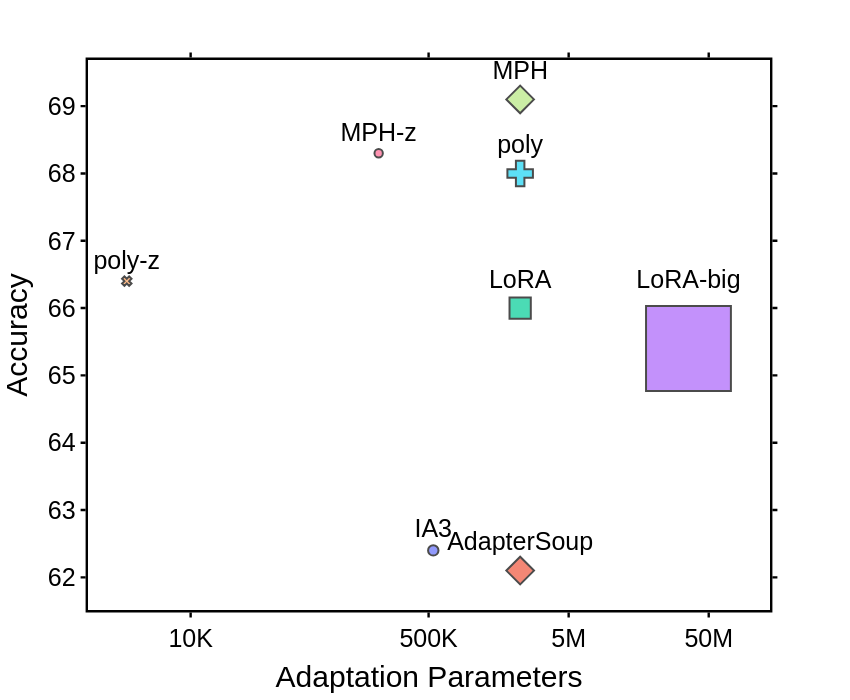

Write notebook code for a chart like this one.
### Markdown cell above
# out final results

### Code cell
import plotly.express as px


fig = px.scatter(x=x, y=y, 
                 text=name_text, log_x=True, labels = name_text, 
                 size = size,symbol=marker_symbol_list,
                 color=name_text, size_max=60,
                 )





fig.update_traces(textposition='top center',marker_line_width=2,marker_line_color="black")

fig.update_layout(
    height=800,
    # title_text='GDP and Life Expectancy (Americas, 2007)'
)

fig.update_layout(showlegend=False)


fig.update_layout(
    xaxis = dict(
        tickmode = 'array',
        tickvals = [10, 500, 5000, 50000],
        ticktext = ['10K', '500K', '5M', "50M"],
        # showgrid=True,
    ),
    # yaxis=dict(showgrid=False)
    # fig.update_layout(xaxis=dict(showgrid=False),
    #           yaxis=dict(showgrid=False)
)

font_dict=dict(family='Arial',
               size=25,
               color='black'
               )


# general figure formatting
fig.update_layout(
                    font=font_dict ,
                  plot_bgcolor='white',  # background color
                  width=850,  # figure width
                  height=700,  # figure height
                #   margin=dict(r=20,t=20,b=10)  # remove white space ,
     
            )
fig.update_yaxes(
                title_text='Accuracy',  # axis label
                 showline=True,  # add line at x=0
                 linecolor='black',  # line color
                 linewidth=2.4, # line size
                 ticks='outside',  # ticks outside axis
                 tickfont=font_dict, # tick label font
                 mirror='allticks',  # add ticks to top/right axes
                 tickwidth=2.4,  # tick width
                 tickcolor='black',  # tick color
                 )
fig.update_xaxes(title_text='Adaptation Parameters',
                 showline=True,
                #  showticklabels=True,
                 linecolor='black',
                 linewidth=2.4,
                 ticks='outside',
                 tickfont=font_dict,
                 mirror='allticks',
                 tickwidth=2.4,
                 tickcolor='black',
                 )
# fig.update_layout(plot_bgcolor="white")
fig.show()

### Figure 1 — Plotly figure (JSON) as saved in the notebook; plotly's stock layout.template omitted (floating-point values rounded to 4 significant figures)
{"data": [{"hovertemplate": "color=IA3<br>symbol=circle<br>x=%{x}<br>y=%{y}<br>size=%{marker.size}<br>text=%{text}<extra></extra>", "legendgroup": "IA3, circle", "marker": {"color": "#636efa", "line": {"color": "black", "width": 2}, "size": [540], "sizemode": "area", "sizeref": 9.956, "symbol": "circle"}, "mode": "markers+text", "name": "IA3, circle", "orientation": "v", "showlegend": true, "text": ["IA3"], "textposition": "top center", "type": "scatter", "x": [540], "xaxis": "x", "y": [62.4], "yaxis": "y"}, {"hovertemplate": "color=AdapterSoup<br>symbol=square<br>x=%{x}<br>y=%{y}<br>size=%{marker.size}<br>text=%{text}<extra></extra>", "legendgroup": "AdapterSoup, square", "marker": {"color": "#EF553B", "line": {"color": "black", "width": 2}, "size": [2253.0], "sizemode": "area", "sizeref": 9.956, "symbol": "diamond"}, "mode": "markers+text", "name": "AdapterSoup, square", "orientation": "v", "showlegend": true, "text": ["AdapterSoup"], "textposition": "top center", "type": "scatter", "x": [2253.0], "xaxis": "x", "y": [62.1], "yaxis": "y"}, {"hovertemplate": "color=LoRA<br>symbol=diamond<br>x=%{x}<br>y=%{y}<br>size=%{marker.size}<br>text=%{text}<extra></extra>", "legendgroup": "LoRA, diamond", "marker": {"color": "#00cc96", "line": {"color": "black", "width": 2}, "size": [2253.0], "sizemode": "area", "sizeref": 9.956, "symbol": "square"}, "mode": "markers+text", "name": "LoRA, diamond", "orientation": "v", "showlegend": true, "text": ["LoRA"], "textposition": "top center", "type": "scatter", "x": [2253.0], "xaxis": "x", "y": [66], "yaxis": "y"}, {"hovertemplate": "color=LoRA-big<br>symbol=diamond<br>x=%{x}<br>y=%{y}<br>size=%{marker.size}<br>text=%{text}<extra></extra>", "legendgroup": "LoRA-big, diamond", "marker": {"color": "#ab63fa", "line": {"color": "black", "width": 2}, "size": [35840], "sizemode": "area", "sizeref": 9.956, "symbol": "square"}, "mode": "markers+text", "name": "LoRA-big, diamond", "orientation": "v", "showlegend": true, "text": ["LoRA-big"], "textposition": "top center", "type": "scatter", "x": [35840], "xaxis": "x", "y": [65.4], "yaxis": "y"}, {"hovertemplate": "color=poly-z<br>symbol=cross-dot<br>x=%{x}<br>y=%{y}<br>size=%{marker.size}<br>text=%{text}<extra></extra>", "legendgroup": "poly-z, cross-dot", "marker": {"color": "#FFA15A", "line": {"color": "black", "width": 2}, "size": [350], "sizemode": "area", "sizeref": 9.956, "symbol": "x"}, "mode": "markers+text", "name": "poly-z, cross-dot", "orientation": "v", "showlegend": true, "text": ["poly-z"], "textposition": "top center", "type": "scatter", "x": [3.5], "xaxis": "x", "y": [66.4], "yaxis": "y"}, {"hovertemplate": "color=poly<br>symbol=cross-open<br>x=%{x}<br>y=%{y}<br>size=%{marker.size}<br>text=%{text}<extra></extra>", "legendgroup": "poly, cross-open", "marker": {"color": "#19d3f3", "line": {"color": "black", "width": 2}, "size": [2253.0], "sizemode": "area", "sizeref": 9.956, "symbol": "cross"}, "mode": "markers+text", "name": "poly, cross-open", "orientation": "v", "showlegend": true, "text": ["poly"], "textposition": "top center", "type": "scatter", "x": [2253.0], "xaxis": "x", "y": [68], "yaxis": "y"}, {"hovertemplate": "color=MPH-z<br>symbol=cross<br>x=%{x}<br>y=%{y}<br>size=%{marker.size}<br>text=%{text}<extra></extra>", "legendgroup": "MPH-z, cross", "marker": {"color": "#FF6692", "line": {"color": "black", "width": 2}, "size": [350], "sizemode": "area", "sizeref": 9.956, "symbol": "circle"}, "mode": "markers+text", "name": "MPH-z, cross", "orientation": "v", "showlegend": true, "text": ["MPH-z"], "textposition": "top center", "type": "scatter", "x": [220], "xaxis": "x", "y": [68.3], "yaxis": "y"}, {"hovertemplate": "color=MPH<br>symbol=star<br>x=%{x}<br>y=%{y}<br>size=%{marker.size}<br>text=%{text}<extra></extra>", "legendgroup": "MPH, star", "marker": {"color": "#B6E880", "line": {"color": "black", "width": 2}, "size": [2253.0], "sizemode": "area", "sizeref": 9.956, "symbol": "diamond"}, "mode": "markers+text", "name": "MPH, star", "orientation": "v", "showlegend": true, "text": ["MPH"], "textposition": "top center", "type": "scatter", "x": [2253.0], "xaxis": "x", "y": [69.1], "yaxis": "y"}], "layout": {"font": {"color": "black", "family": "Arial", "size": 25}, "height": 700, "legend": {"itemsizing": "constant", "title": {"text": "color, symbol"}, "tracegroupgap": 0}, "margin": {"t": 60}, "plot_bgcolor": "white", "showlegend": false, "width": 850, "xaxis": {"anchor": "y", "domain": [0, 1], "linecolor": "black", "linewidth": 2.4, "mirror": "allticks", "showline": true, "tickcolor": "black", "tickfont": {"color": "black", "family": "Arial", "size": 25}, "tickmode": "array", "ticks": "outside", "ticktext": ["10K", "500K", "5M", "50M"], "tickvals": [10, 500, 5000, 50000], "tickwidth": 2.4, "title": {"text": "Adaptation Parameters"}, "type": "log"}, "yaxis": {"anchor": "x", "domain": [0, 1], "linecolor": "black", "linewidth": 2.4, "mirror": "allticks", "showline": true, "tickcolor": "black", "tickfont": {"color": "black", "family": "Arial", "size": 25}, "ticks": "outside", "tickwidth": 2.4, "title": {"text": "Accuracy"}}}}
